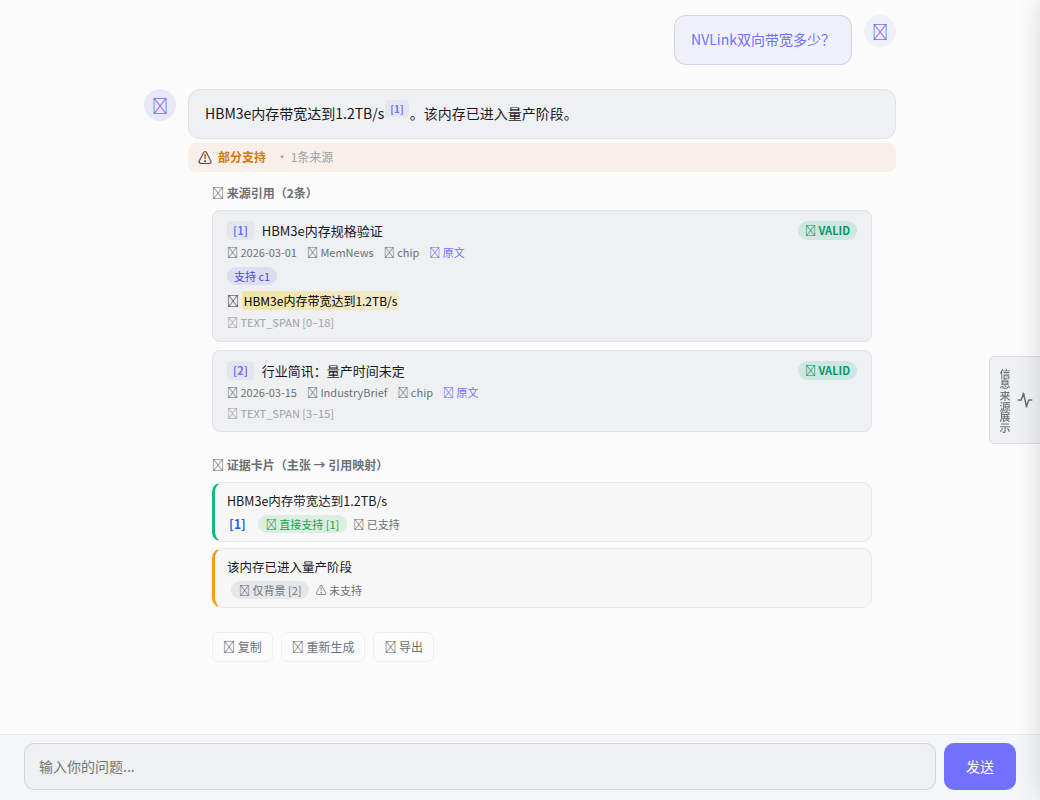
#> input picture qa-backend/test_fixtures/visual_goldens/rt029/partial_desktop.png, 1040 x 800 px
$ python -i tests_visual_rt029.py   (imports and definitions only)
#> lines starting #> are read from the running program, lines starting #| are printed output that depends on the picture
#> further down, picture is the input picture: PIL image 1040x800 RGB; mean R, G, B 243.6, 244.1, 245.8
#!/usr/bin/env python3
"""RT-029 visual regression — REAL browser (Playwright/Chromium).

Phase-02 review blocker C: RT-029.DOD-03 needs a real-browser visual
regression suite that is deterministic, tunnel-free and CI-repeatable:

  * the production frontend (index.html + styles.css + qa.js) is served from
    a local static HTTP server — no live tunnel, no network;
  * /api/chat/stream, /api/stats and /api/graph are intercepted with
    page.route and answered from committed deterministic SSE/JSON fixtures;
  * each UI state fixture is rendered in a real Chromium at desktop
    (1280×800) AND mobile (390×844) viewports;
  * assertions are REAL layout/geometry/style checks computed by the browser
    (element visibility, bounding boxes, computed colors, element counts,
    no-overflow) — not "string exists" checks;
  * golden screenshots (committed under qa-backend/test_fixtures/
    visual_goldens/rt029/) are compared with a deterministic pixel diff;
  * a mutation case deliberately breaks a key layout rule and MUST fail the
    pixel diff — proving the harness actually detects visual regressions.

Run:  python tests_visual_rt029.py [--update-goldens]
"""
from __future__ import annotations

import argparse
import functools
import hashlib
import http.server
import json
import os
import socket
import sys
import threading
from pathlib import Path

HERE = Path(__file__).resolve().parent
REPO = HERE.parent
GOLDENS = HERE / "test_fixtures" / "visual_goldens" / "rt029"

VIEWPORTS = {"desktop": {"width": 1280, "height": 800},
             "mobile": {"width": 390, "height": 844}}
# Normalized structural-diff thresholds: a COMPLETELY different CJK font
# stack measures 0.00 after blur-normalization (glyph noise cancelled),
# while real layout breaks measure ≳5% (bottom-third erased: 5.3%;
# half-blank: 19.5%). Thresholds sit between the two regimes.
MAX_DIFF_RATIO = 0.04
MUTATION_MIN_DIFF_RATIO = 0.04

passed = failed = 0
CASE_RESULTS = {}


# [9 lines left out: function test, not called in this run]


def _assert_case(name):
    assert CASE_RESULTS.get(name) is True, name


# ── deterministic fixtures (no live backend, no tunnel) ─────────────────────

# [6 lines left out: function sse_body, not called in this run]


LONG_TITLE = ("NVIDIA Blackwell B200 NVLink双向带宽与576GPU扩展架构深度解析——"
              "半导体行业年度技术白皮书与供应链影响评估报告（2026年第一季度）")


# [224 lines left out: functions fixture_supported, fixture_partial, fixture_unverified, fixture_stale_invalid, fixture_pre20, fixture_reference_cards, not called in this run]


FIXTURES = {
    "supported_full": ("supported_full", fixture_supported),
    "partial": ("partial", fixture_partial),
    "unverified": ("unverified", fixture_unverified),
    "stale_invalid": ("stale_invalid", fixture_stale_invalid),
    "pre20": ("pre20", fixture_pre20),
}


# ── static server for the real frontend (tunnel-free) ──────────────────────

class _Handler(http.server.SimpleHTTPRequestHandler):
    def __init__(self, *args, **kwargs):
        super().__init__(*args, directory=str(REPO), **kwargs)

    def log_message(self, *args):
        pass


# [8 lines left out: function start_static_server, not called in this run]


# ── pixel diff ──────────────────────────────────────────────────────────────
# Deterministic and CI-portable: images are normalized (downscaled to a
# common height + color-quantized to a coarse palette) BEFORE the diff, so
# glyph-level rendering differences between font stacks (local vs CI) do not
# flag false regressions, while real layout breaks (moved/hidden/clipped
# blocks) still change the normalized structure well past the threshold.

_DIFF_NORM_HEIGHT = 100
_DIFF_BLUR = 6
_DIFF_QUANT_COLORS = 12
_DIFF_LEVEL = 20  # normalized intensity step; below = same block


def _normalize_for_diff(img):
    """Layout-structure normalization: downscale + gaussian blur + coarse
    palette. Glyph rendering (font stacks, hinting, antialiasing) averages
    out; block position/size/color changes survive."""
    from PIL import Image, ImageFilter
    w, h = img.size
#> w = 1040; h = 800
    nw = max(1, round(w * _DIFF_NORM_HEIGHT / h))
#> nw = 130
    img = img.resize((nw, _DIFF_NORM_HEIGHT), Image.LANCZOS)
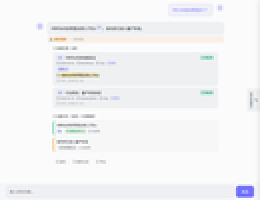
#> img: PIL image 130x100 RGB (shown 2 times larger); mean R, G, B 243.6, 244.1, 245.8
    img = img.filter(ImageFilter.GaussianBlur(_DIFF_BLUR))
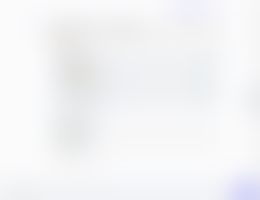
#> img: PIL image 130x100 RGB (shown 2 times larger); mean R, G, B 243.7, 244.2, 245.8
    return img.quantize(colors=_DIFF_QUANT_COLORS, method=Image.MEDIANCUT,
                        dither=Image.NONE).convert("RGB")


# [10 lines left out: function diff_ratio, not called in this run]


# ── browser harness ─────────────────────────────────────────────────────────

DETERMINISM_CSS = """
*, *::before, *::after { animation: none !important;
  transition: none !important; caret-color: transparent !important; }
/* Deterministic CJK font: CI installs fonts-noto-cjk; pinning the family
   makes glyph rendering reproducible across machines. */
#qaMain, #qaMain *, .qa-messages, .qa-messages * {
  font-family: 'Noto Sans CJK SC', 'Noto Sans SC', sans-serif !important; }
"""

DRIVER_JS = """
async (config) => {
  // deterministic fonts for CJK text
  const style = document.createElement('style');
  style.textContent = config.mutationCss || '';
  document.head.appendChild(style);
  window.qaModule.switchToQAView();
  const input = document.getElementById('qaInput');
  input.value = config.question;
  document.getElementById('qaSendBtn').click();
}
"""


# [32 lines left out: function run_case, not called in this run]


class GoldenBaselineError(RuntimeError):
    """A golden baseline is missing or unreadable in normal (non-update)
    mode. Baselines never self-heal: only an explicit --update-goldens run
    may create or replace one."""


# [512 lines left out: functions compare_golden, capture, case_supported, case_phase08_reference_cards, case_partial, case_unverified and 7 more, not called in this run]


_EXECUTED = {"done": False}


# [9 lines left out: function _ensure_executed, not called in this run]


def _assert_case(name):
    assert CASE_RESULTS.get(name) is True, name


# ── L12-named behavioral wrappers (same convention as remediation suites) ──
def test_rt029_visual_supported_full_desktop(): _ensure_executed(); _assert_case("RT029.visual_supported_full_desktop")
def test_rt029_visual_supported_full_mobile(): _ensure_executed(); _assert_case("RT029.visual_supported_full_mobile")
def test_rt029_visual_partial_desktop(): _ensure_executed(); _assert_case("RT029.visual_partial_desktop")
def test_rt029_visual_partial_mobile(): _ensure_executed(); _assert_case("RT029.visual_partial_mobile")
def test_rt029_visual_unverified_desktop(): _ensure_executed(); _assert_case("RT029.visual_unverified_desktop")
def test_rt029_visual_unverified_mobile(): _ensure_executed(); _assert_case("RT029.visual_unverified_mobile")
def test_rt029_visual_stale_invalid_desktop(): _ensure_executed(); _assert_case("RT029.visual_stale_invalid_desktop")
def test_rt029_visual_stale_invalid_mobile(): _ensure_executed(); _assert_case("RT029.visual_stale_invalid_mobile")
def test_rt029_visual_pre20_stripped_desktop(): _ensure_executed(); _assert_case("RT029.visual_pre20_stripped_desktop")
def test_rt029_visual_pre20_stripped_mobile(): _ensure_executed(); _assert_case("RT029.visual_pre20_stripped_mobile")
def test_rt029_visual_mutation_detected_desktop(): _ensure_executed(); _assert_case("RT029.visual_mutation_detected_desktop")
def test_rt029_visual_mutation_detected_mobile(): _ensure_executed(); _assert_case("RT029.visual_mutation_detected_mobile")
def test_rt029_visual_mutation_layout_assert_desktop(): _ensure_executed(); _assert_case("RT029.visual_mutation_layout_assert_desktop")
def test_rt029_visual_mutation_layout_assert_mobile(): _ensure_executed(); _assert_case("RT029.visual_mutation_layout_assert_mobile")
def test_rt029_visual_baseline_selftest_desktop(): _ensure_executed(); _assert_case("RT029.visual_baseline_selftest_desktop")
def test_rt029_visual_baseline_selftest_mobile(): _ensure_executed(); _assert_case("RT029.visual_baseline_selftest_mobile")
def test_rt029_visual_baseline_restored_desktop(): _ensure_executed(); _assert_case("RT029.visual_baseline_restored_desktop")
def test_rt091_visual_reference_cards_desktop(): _ensure_executed(); _assert_case("RT091.visual_exact_span_desktop"); _assert_case("RT091.visual_source_role_desktop"); _assert_case("RT091.visual_drift_warning_desktop"); _assert_case("RT091.visual_surrounding_text_withheld_desktop")
def test_rt091_visual_reference_cards_mobile(): _ensure_executed(); _assert_case("RT091.visual_exact_span_mobile"); _assert_case("RT091.visual_source_role_mobile"); _assert_case("RT091.visual_drift_warning_mobile"); _assert_case("RT091.visual_surrounding_text_withheld_mobile")
def test_rt029_visual_baseline_restored_mobile(): _ensure_executed(); _assert_case("RT029.visual_baseline_restored_mobile")
def test_rt029_visual_corrupt_baseline_fails_desktop(): _ensure_executed(); _assert_case("RT029.visual_corrupt_baseline_fails_desktop")
def test_rt029_visual_corrupt_baseline_fails_mobile(): _ensure_executed(); _assert_case("RT029.visual_corrupt_baseline_fails_mobile")


# [2 lines not run here, left out]

>>> from PIL import Image
>>> picture = Image.open('test_fixtures/visual_goldens/rt029/partial_desktop.png')
>>> result = _normalize_for_diff(picture)

$ run again, on qa-backend/test_fixtures/visual_goldens/rt029/stale_invalid_mobile.png
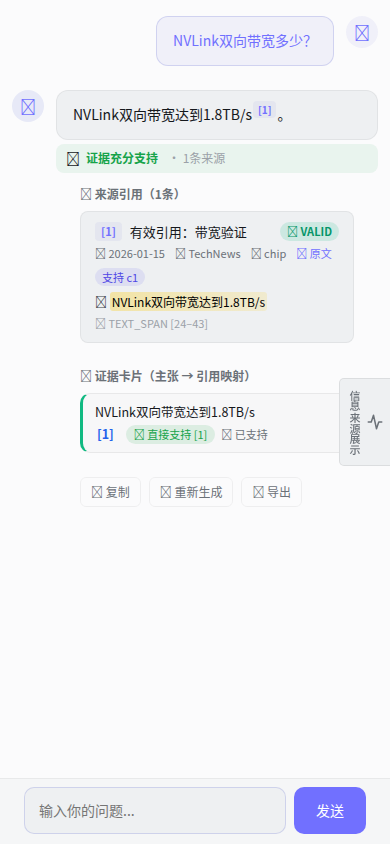
#> input picture qa-backend/test_fixtures/visual_goldens/rt029/stale_invalid_mobile.png, 390 x 844 px
#> picture is the input picture: PIL image 390x844 RGB; mean R, G, B 241.3, 242.6, 245.2
#> in _normalize_for_diff, `img = img.resize((nw, _DIFF_NORM_HEIGHT), Image.LANCZOS)`:
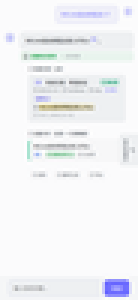
#> img: PIL image 46x100 RGB (shown 3 times larger); mean R, G, B 241.3, 242.6, 245.2

$ run again, on qa-backend/test_fixtures/visual_goldens/rt029/supported_full_desktop.png
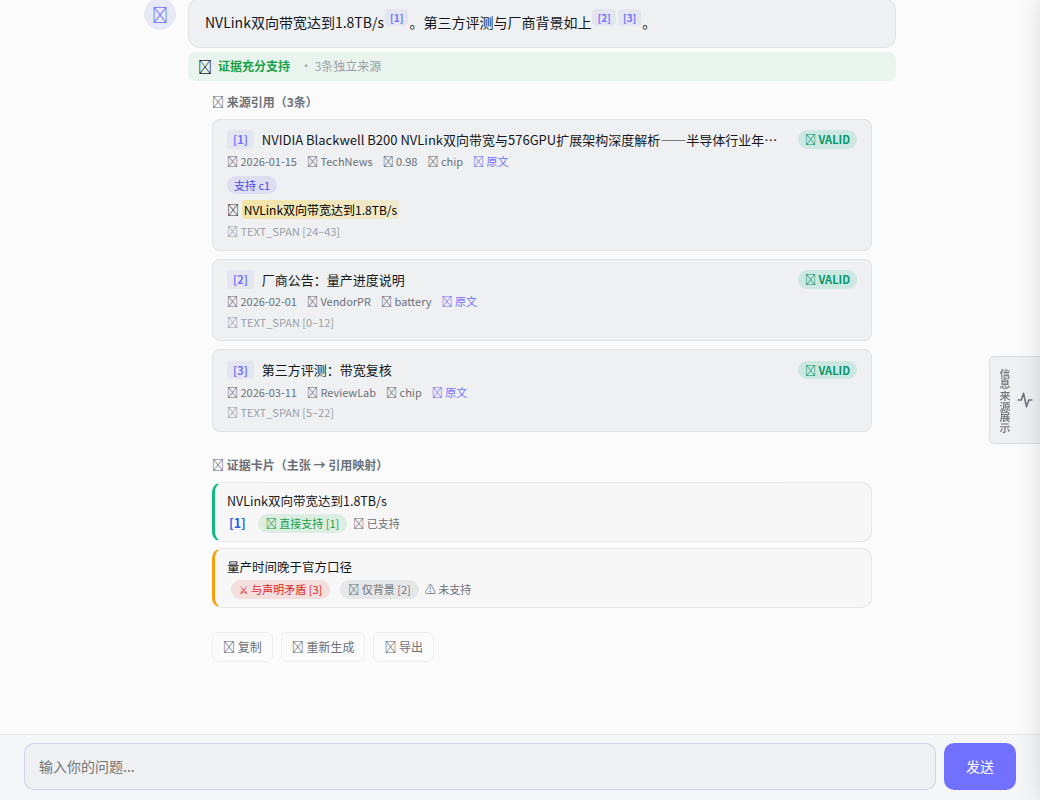
#> input picture qa-backend/test_fixtures/visual_goldens/rt029/supported_full_desktop.png, 1040 x 800 px
#> picture is the input picture: PIL image 1040x800 RGB; mean R, G, B 241.8, 243, 244.6
#> in _normalize_for_diff, `img = img.resize((nw, _DIFF_NORM_HEIGHT), Image.LANCZOS)`:
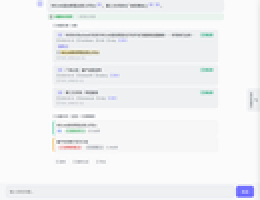
#> img: PIL image 130x100 RGB (shown 2 times larger); mean R, G, B 241.8, 243, 244.6
